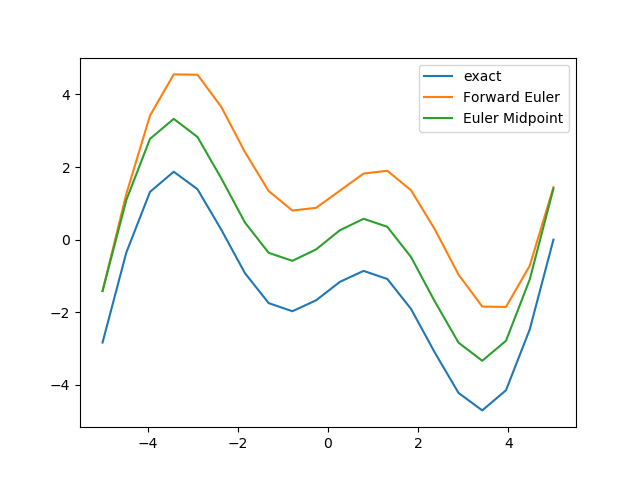

This figure's Python source:
"""
NB!:

Hele denn oppgaven er basert på programeringskode,
som finnes i boken tilhørende kurset. Vi blir i oppgaven,
spurt om å benytte oss av nettopp denne koden
"""

import numpy as np
import matplotlib.pyplot as plt

class ForwardEuler:
    """
    Class attributes:
    t: array med tidsverdier
    u: array med løsningsverdier (ved n time_points)
    k: tallsteget til den nyeste løsningen
    f: kallbart objekt f(u,t)
    dt: tidssteg (antatt konstant)
    """
    #Konstruktør som lar oss kalle på funksjonen f vi ønsker å implementere
    def __init__(self, f):
        if not callable(f):
            raise TypeError('f is %s, not a function' % type(f))
        self.f = f

    #Initialverdien U[0]
    def set_initial_condition(self, U0):
        self.U0 = float(U0)

    #Metode for å løse sekvensen u[k] og t[k]
    def solve(self, time_points):
        """Kalkulerer u og t-verdier ved hjelp av time_points."""
        self.t = np.asarray(time_points)
        self.u = np.zeros(len(time_points))
        # Anta at self.t[0] svarer til self.U0
        self.u[0] = self.U0

        for k in range(len(self.t)-1):
            self.k = k
            self.u[k+1] = self.advance()
        return self.t, self.u

    def advance(self):
        """
        Viderfører løsning med neste tidssteg.
        Prøver ved hjelp av denne metoden og simulere en løsning som er,
        så lik som mulig den eksakte løsningen
        """
        u, f, k, t = self.u, self.f, self.k, self.t
        dt = t[k+1] - t[k]
        u_new = u[k] + dt*f(u[k], t[k])
        return u_new

class midpoint(ForwardEuler):
#solve metode som i ForwardEuler lager sekvernser av t[k] og u[k]
    def solve(self, time_points):
        self.t = np.asarray(time_points)
        self.u = np.zeros(len(time_points))
        self.u[0] = self.U0

        for k in range(len(self.t)-1):
            self.k = k
            self.u[k+1] = self.advance() #kaller på advance2 som svarer til midtpunktsmetoden
        return self.t, self.u

    def advance(self):
        u, f, k, t = self.u, self.f, self.k, self.t
        dt = t[k+1] - t[k]
        """
        Deklarer her x[k+1/2], og bruker x[k+1/2](u_new_half)
        til å utrykke x[k+1](u_new)
        """
        u_new_half = u[k] + (dt/2) * f(t[k], u[k])
        u_new = u[k] + dt * f(u_new_half, t[k] + dt/2)
        return u_new
#Simulert versjon av differentsialligningen
def f(u,t):
    return np.cos(t) - t* np.sin(t)
#Eksakte løsningen
def f1(u):
    return u*np.cos(u) - 5*np.cos(-5)

T = np.linspace(-5, 5, 20) #array med verdier tilhørende den eksakte løsningen
plt.plot(T, f1(T), label='exact')#plotter den eksakte løsningen
metode = ForwardEuler(f) #kaller på klassen med funksjonen f
time_points = np.linspace(-5, 5, 20) #array med t-verdier
metode.set_initial_condition(-5*np.cos(-5)) #initialbetingelse U0
t1, u1 = metode.solve(time_points)
plt.plot(t1, u1, label='Forward Euler')

metode2 = midpoint(f) #kaller på midpoint klassen med funksjonen f
metode2.set_initial_condition(-5*np.cos(-5))
t2, u2 = metode2.solve(time_points)
plt.plot(t2, u2, label='Euler Midpoint')
plt.legend()
plt.savefig("Midpoint.png")
plt.show()

"""
Output: python3 Midpoint.py

"""
